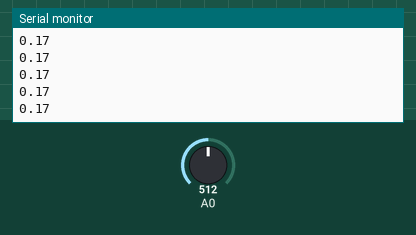
Simulated run of this sketch. Board: Arduino Uno, built with avr-gcc and run on an emulated ATmega328P. Shown: the last lines printed to the serial monitor. The inputs (shaded band) are chosen by the test bench; at power-on: A0 = 512.

Above: at 1.2 s.
1.3 s: A0 set to 716
At 1.31 s:
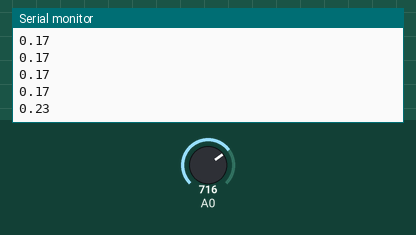
2.8 s: A0 set to 900
At 2.82 s:
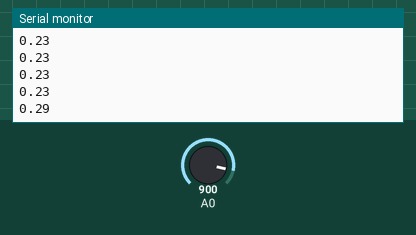
Timing chart, 0 to 5.8 s (numbered marks = the images above; inputs shaded):
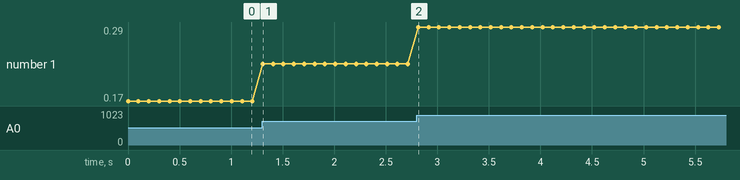

The sketch:

Sensing_Code_v2.ino
```cpp
#include <HardwareSerial.h>

const float DryValue = 3100;   //maximum value, completely dry
const float WetValue = 1000;  //minimum value, completely wet
float SoilMoistureValue = 0.0;
float MoisturePercent = 0.0;

void setup()
{
  Serial.begin(9600); // open serial port, set the baud rate to 9600 bps
}

void loop()
{
SoilMoistureValue = analogRead(A0);  //replace soilmoisture with reading from analog pin
MoisturePercent = SoilMoistureValue/DryValue;
Serial.println(MoisturePercent); //print the value
delay(100);
}
```

Measured:
- after the input at 1.3 s, the serial monitor: prints a new line at once (image 1)
- after the input at 2.8 s, the serial monitor: prints a new line at once (image 2)
- plotted number 1: 0.17 → 0.23 after the input at 1.3 s, 0.23 → 0.29 after the input at 2.8 s
